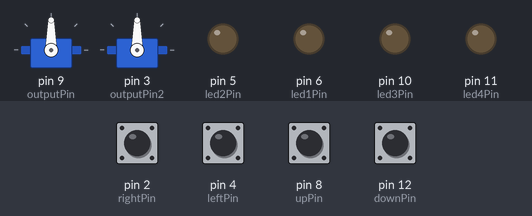
Bench run of a sketch on a simulated Arduino Uno, built with avr-gcc and run on an emulated ATmega328P. On the bench: 2 × servo, output pins drawn as LEDs (lit = HIGH). The inputs (shaded band) are chosen by the test bench; at power-on: pin 2 (rightPin), pin 4 (leftPin), pin 8 (upPin), pin 12 (downPin) LOW.

Above: at 1.2 s.
1.3 s: pin 2 (rightPin) pulled HIGH for 1 s
At 1.78 s:
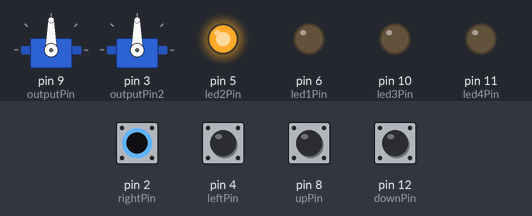
3.8 s: pin 4 (leftPin) pulled HIGH for 0.15 s
At 3.88 s:
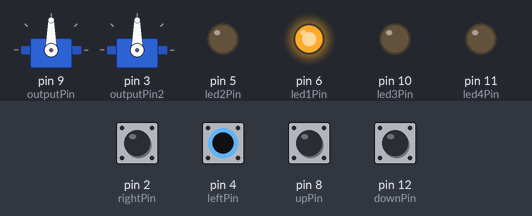
5.4 s: pin 8 (upPin) pulled HIGH for 0.15 s
At 5.5 s:
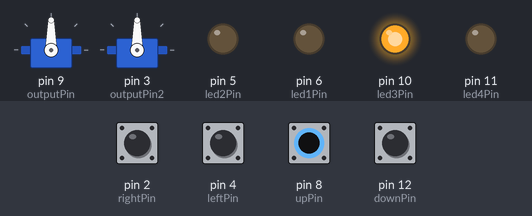
7.0 s: pin 12 (downPin) pulled HIGH for 0.15 s
At 7.1 s:
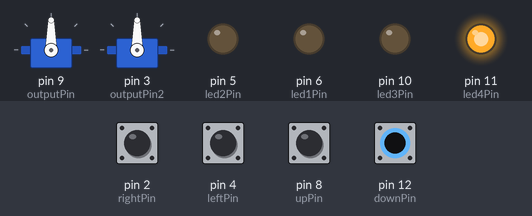
8.6 s: pin 4 (leftPin) pulled HIGH for 1 s
At 10.6 s:
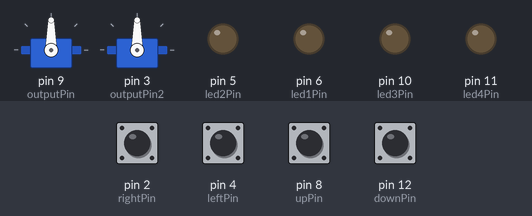
11.1 s: pin 8 (upPin) pulled HIGH for 1 s
At 11.59 s:
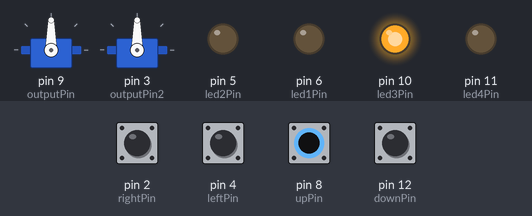
Timing chart, 0 to 14.1 s (numbered marks = the images above; inputs shaded):
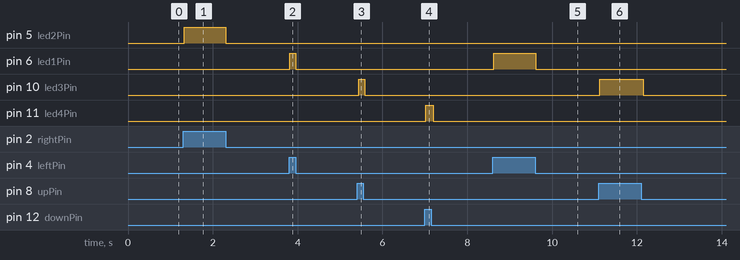

Measured:
- after the input at 1.3 s, pin 5 (led2Pin): LOW → HIGH at once, → LOW 0.99 s later
- after the input at 3.8 s, pin 6 (led1Pin): LOW → HIGH at once, → LOW 0.14 s later
- after the input at 5.4 s, pin 10 (led3Pin): LOW → HIGH at once, → LOW 0.14 s later
- after the input at 7.0 s, pin 11 (led4Pin): LOW → HIGH at once, → LOW 0.18 s later
- after the input at 8.6 s, pin 6 (led1Pin): LOW → HIGH at once, → LOW 0.99 s later
- after the input at 11.1 s, pin 10 (led3Pin): LOW → HIGH at once, → LOW 1.0 s later

The sketch:

CameraController.ino
```cpp
//Testing Stay
//STARTING TO TRY
#include <Servo.h>
//Finally starting to get the hang of github.

Servo myservo;  // create servo object, maximum of eight servo objects can be created
Servo myservo2;

int pos = 90;    // variable to store the servo position
const int maxDeg = 160;
const int minDeg = 5;

const int leftPin = 4;
const int rightPin = 2;
const int upPin = 8;
const int downPin = 12;

const int led1Pin = 6;      // indicator
const int led2Pin = 5;      // indicator
const int led3Pin = 10;     // indicator
const int led4Pin = 11;     // indicator

const int outputPin = 9;    // pwm function will be disabled on pin 9 and 10 if using servo
const int outputPin2 = 3;

int leftPressed = 0;
int rightPressed = 0;
int upPressed = 0;
int downPressed = 0;

void setup() {
	myservo.attach(outputPin);          // attaches the servo on pin 9 to the servo object
	myservo2.attach(outputPin2);        // attaches the servo on pin 3 to the servo object

	pinMode(leftPin, INPUT);
	pinMode(rightPin, INPUT);
	pinMode(upPin, INPUT);
	pinMode(downPin, INPUT);

	pinMode(led1Pin, OUTPUT);
	pinMode(led2Pin, OUTPUT);
	pinMode(led3Pin, OUTPUT);
	pinMode(led4Pin, OUTPUT);
	}

void loop() {
	leftPressed = digitalRead(leftPin);
	rightPressed = digitalRead(rightPin);
	upPressed = digitalRead(upPin);
	downPressed = digitalRead(downPin);

	if(leftPressed){
		if(pos < maxDeg) pos += 20;
		myservo.write(pos);                 // tell servo to go to position in variable ‘pos’
		digitalWrite(led1Pin,HIGH);
		delay(5);
		myservo.write(90);
		pos -= 20;
		} else
		digitalWrite(led1Pin,LOW);

	if(rightPressed){
		if(pos > minDeg) pos -= 20;
		myservo.write(pos);              // tell servo to go to position in variable ‘pos’
		digitalWrite(led2Pin,HIGH);
		delay(5);
		myservo.write(90);
		pos += 20;
		} else
		digitalWrite(led2Pin,LOW);
		delay(15);                       // waits 15ms for the servo to reach the position

	if(upPressed){
		if(pos < maxDeg) pos += 20;
		myservo2.write(pos);              // tell servo to go to position in variable ‘pos’
		digitalWrite(led3Pin,HIGH);
		delay(5);
		myservo2.write(90);
		pos -= 20;
		} else
		digitalWrite(led3Pin,LOW);

	if(downPressed){
		if(pos > minDeg) pos -= 20;
		myservo2.write(pos);              // tell servo to go to position in variable ‘pos’
		digitalWrite(led4Pin,HIGH);
		delay(5);
		myservo2.write(90);
		pos += 20;
		} else
		digitalWrite(led4Pin,LOW);
		delay(15);                       // waits 15ms for the servo to reach the position
	}
```
